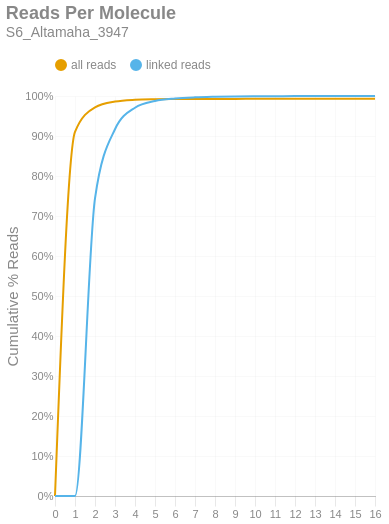

Source (notebook cell):
### Markdown cell above
### Reads per Molecule
This chart shows the cumulative distribution of the number of reads per linked molecule. That is, how many alignments are associated with a unique molecule. This excludes the number of reads associated with invalid or absent linked-read barcodes. The `linked` histogram is the percentages recalculated when disregarding singletons.

### Code cell
if SKIPLR:
    print_html(f"Skipped")
else:
    counts = np.bincount(valids['reads'].cast(pl.Int64).to_numpy())
    weighted = counts * np.arange(len(counts))
    all_perc = weighted / n_reads
    linked_perc = weighted / n_linked_reads
    linked_perc[1] = 0
    binned_df = pl.DataFrame({
        'readsper': list(range(len(counts))),
        'all reads (cumsum)': np.cumsum(all_perc).tolist(),
        'linked reads (cumsum)': np.cumsum(linked_perc).tolist(),
    })

    with SafeRender(binned_df):
        (
            density_plot(binned_df, 'Reads Per Molecule', samplename, 'readspmol')
            .encode(
                x=alt.X('readsper:O', title=None).axis(labelAngle=0).scale(padding=0),
                y=alt.Y('value:Q', title='Cumulative % Reads').axis(format='%').stack(False),
                color=alt.Color("key:N").scale(domain=["all reads", "linked reads"]),
                tooltip=[
                    alt.Tooltip("key:N", title="Data Type"),
                    alt.Tooltip("readsper:O", title="Reads Per Molecule"),
                    alt.Tooltip("value:Q", format=".2%", title="% Reads (Cum.)")
                ]            
            )
        ).display()

### Figure 1 — Vega-Lite specification as saved in the notebook (floating-point values rounded to 4 significant figures)
{"width": "container", "height": 400, "config": {"title": {"anchor": "start", "dy": -15, "fontSize": 18, "color": "#888888", "subtitleColor": "#888888", "subtitleFontSize": 14}, "arc": {"fill": "#0072B2"}, "axis": {"domainColor": "#888888", "domainWidth": 0.5, "gridWidth": 0.2, "grid": false, "titleFontWeight": 400, "titleFontSize": 15, "labelFontSize": 11, "labelColor": "#888888", "tickColor": "#888888", "tickWidth": 0.2, "titleColor": "#888888"}, "axisBand": {"grid": false}, "axisX": {"grid": true, "tickSize": 10, "domainCap": "round"}, "axisY": {"domain": false, "grid": true, "tickSize": 0, "domainCap": "round"}, "background": "transparent", "header": {"labelFontSize": 15, "labelColor": "#888888", "titleFontSize": 15, "titleFontWeight": 600, "titleColor": "#888888"}, "legend": {"labelFont": "sans-serif", "labelFontSize": 12, "labelColor": "#888888", "symbolSize": 100, "symbolType": "circle", "titleFontSize": 12, "titlePadding": 10, "titleColor": "#888888", "title": null, "orient": "top"}, "range": {"category": ["#E69F00", "#56B4E9", "#009E73", "#F0E442", "#0072B2", "#D55E00", "#CC79A7", "#000000"], "diverging": ["#cfe8f3", "#a2d4ec", "#73bfe2", "#46abdb", "#1696d2", "#12719e"]}, "area": {"fill": "#0072B2", "fillOpacity": 0.7, "line": true, "strokeOpacity": 0.7}, "line": {"color": "#0072B2", "stroke": "#0072B2", "strokeWidth": 2}, "trail": {"color": "#0072B2", "stroke": "#0072B2", "strokeWidth": 0, "size": 1}, "point": {"filled": true, "fillOpacity": 1.0, "size": 95}, "text": {"color": "#888888", "fontSize": 11, "align": "right", "fontWeight": 400, "size": 11}, "bar": {"fill": "#0072B2", "stroke": null}, "view": {"stroke": null, "continuousWidth": 660, "continuousHeight": 400}}, "data": {"name": "data-8391ef6b57acb2740078abf47c43e001"}, "mark": {"type": "line", "interpolate": "monotone", "point": {"opacity": 0, "size": 275}}, "encoding": {"color": {"field": "key", "scale": {"domain": ["all reads", "linked reads"]}, "type": "nominal"}, "tooltip": [{"field": "key", "title": "Data Type", "type": "nominal"}, {"field": "readsper", "title": "Reads Per Molecule", "type": "ordinal"}, {"field": "value", "format": ".2%", "title": "% Reads (Cum.)", "type": "quantitative"}], "x": {"axis": {"labelAngle": 0}, "field": "readsper", "scale": {"padding": 0}, "title": null, "type": "ordinal"}, "y": {"axis": {"format": "%"}, "field": "value", "stack": false, "title": "Cumulative % Reads", "type": "quantitative"}}, "params": [{"name": "param_c36ac31b6afebe62", "select": {"type": "point", "fields": ["key"]}, "bind": "legend"}], "title": {"text": "Reads Per Molecule", "subtitle": "S6_Altamaha_3947"}, "transform": [{"fold": ["all reads (cumsum)", "linked reads (cumsum)"]}, {"calculate": "replace(datum.key, ' (cumsum)', '')", "as": "key"}, {"filter": {"param": "param_c36ac31b6afebe62"}}], "usermeta": {"embedOptions": {"downloadFileName": "S6_Altamaha_3947.readspmol"}}, "$schema": "https://vega.github.io/schema/vega-lite/v6.1.0.json", "datasets": {"data-8391ef6b57acb2740078abf47c43e001": [{"readsper": 0, "all reads (cumsum)": 0.0, "linked reads (cumsum)": 0.0}, {"readsper": 1, "all reads (cumsum)": 0.91, "linked reads (cumsum)": 0.0}, {"readsper": 2, "all reads (cumsum)": 0.9717, "linked reads (cumsum)": 0.7439}, {"readsper": 3, "all reads (cumsum)": 0.986, "linked reads (cumsum)": 0.917}, {"readsper": 4, "all reads (cumsum)": 0.9905, "linked reads (cumsum)": 0.9707}, {"readsper": 5, "all reads (cumsum)": 0.9919, "linked reads (cumsum)": 0.9875}, {"readsper": 6, "all reads (cumsum)": 0.9924, "linked reads (cumsum)": 0.9937}, {"readsper": 7, "all reads (cumsum)": 0.9926, "linked reads (cumsum)": 0.9966}, {"readsper": 8, "all reads (cumsum)": 0.9927, "linked reads (cumsum)": 0.998}, {"readsper": 9, "all reads (cumsum)": 0.9928, "linked reads (cumsum)": 0.9989}, {"readsper": 10, "all reads (cumsum)": 0.9928, "linked reads (cumsum)": 0.9993}, {"readsper": 11, "all reads (cumsum)": 0.9929, "linked reads (cumsum)": 0.9995}, {"readsper": 12, "all reads (cumsum)": 0.9929, "linked reads (cumsum)": 0.9998}, {"readsper": 13, "all reads (cumsum)": 0.9929, "linked reads (cumsum)": 0.9999}, {"readsper": 14, "all reads (cumsum)": 0.9929, "linked reads (cumsum)": 0.9999}, {"readsper": 15, "all reads (cumsum)": 0.9929, "linked reads (cumsum)": 0.9999}, {"readsper": 16, "all reads (cumsum)": 0.9929, "linked reads (cumsum)": 1.0}]}}
